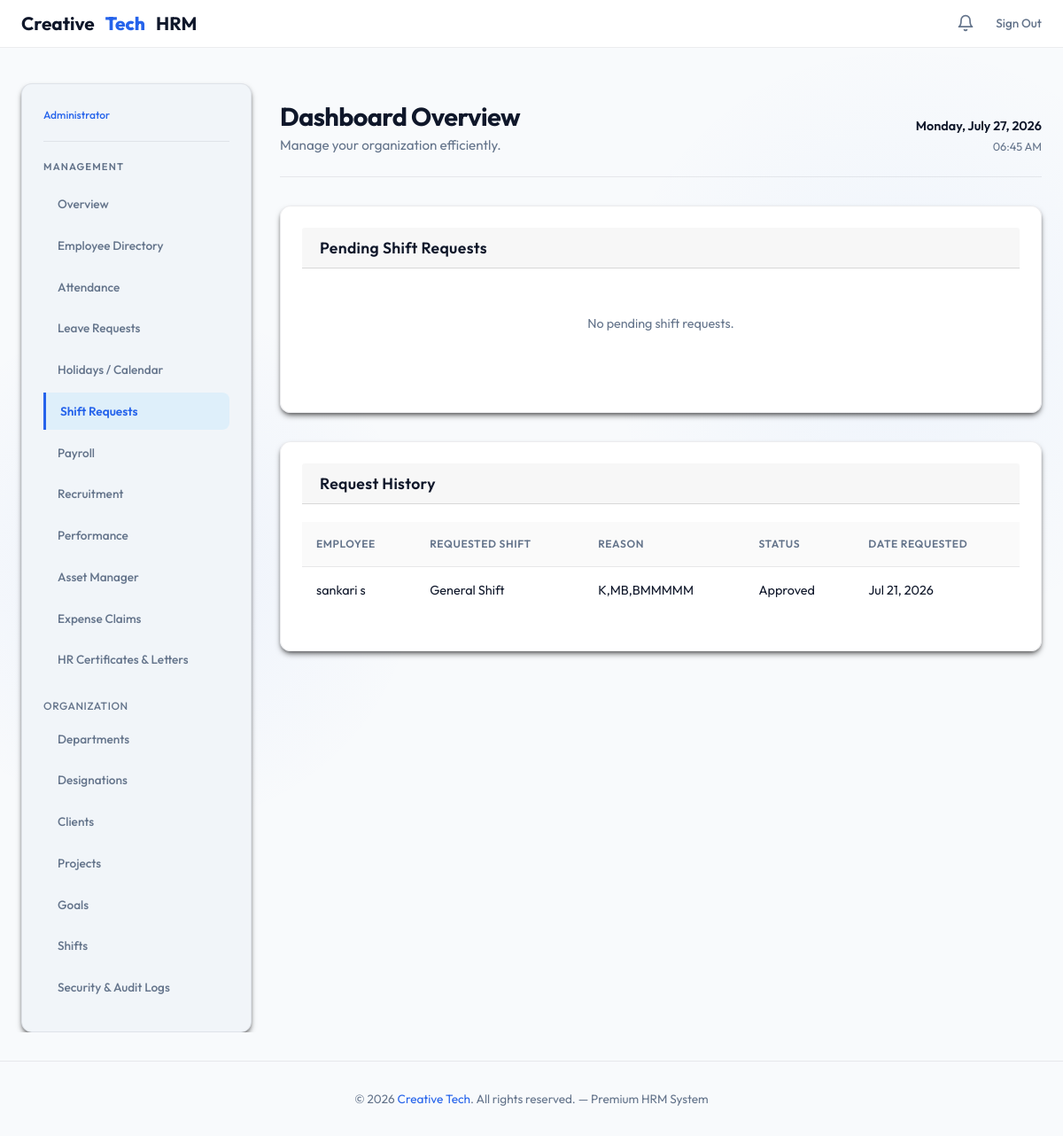
/admin-dashboard/shift-requests/ (signed in), run on the app's committed database.
### employees/models.py (models this page shows, shortened)
class ShiftRequest(models.Model):
    employee = models.ForeignKey(Employee, on_delete=models.CASCADE, related_name='shift_requests')
    requested_shift = models.ForeignKey(Shift, on_delete=models.CASCADE, related_name='requested_shifts')
    reason = models.TextField()
    status = models.CharField(max_length=20, default='Pending') # Pending, Approved, Rejected
    created_at = models.DateTimeField(auto_now_add=True)

class Employee(models.Model):
    user = models.OneToOneField(User, on_delete=models.CASCADE, related_name='employee')
    department = models.ForeignKey(Department, on_delete=models.SET_NULL, null=True, blank=True, related_name='employees')
    designation = models.ForeignKey(Designation, on_delete=models.SET_NULL, null=True, blank=True, related_name='employees')
    role = models.CharField(max_length=100, default='Employee') # Keep for simple Admin/Employee check
    department_old = models.CharField(max_length=100, blank=True, null=True)
    role_old = models.CharField(max_length=100, blank=True, null=True)
    designation_old = models.CharField(max_length=150, blank=True, null=True)
    phone = models.CharField(max_length=20, blank=True, null=True)
    hire_date = models.DateField(auto_now_add=True)
    salary = models.DecimalField(max_digits=10, decimal_places=2, default=0.0)
    is_company_admin = models.BooleanField(default=False)
    shift = models.ForeignKey(Shift, on_delete=models.SET_NULL, null=True, blank=True, related_name='employees')
    ot_hourly_rate = models.DecimalField(max_digits=10, decimal_places=2, default=0.0)
    grace_period_minutes = models.IntegerField(default=120, help_text="Monthly grace period for late arrivals in minutes")
    GENDER_CHOICES = [
        ('Male', 'Male'),
        ('Female', 'Female'),
        ('Other', 'Other'),
    ]
    gender = models.CharField(max_length=10, choices=GENDER_CHOICES, blank=True, null=True)
    date_of_birth = models.DateField(blank=True, null=True)
    address = models.TextField(blank=True, null=True)
    employee_id_code = models.CharField(max_length=50, blank=True, null=True, unique=False)
    sick_leave_balance = models.IntegerField(default=10)
    casual_leave_balance = models.IntegerField(default=10)
    annual_leave_balance = models.IntegerField(default=20)
    maternity_leave_balance = models.IntegerField(default=90)
    paternity_leave_balance = models.IntegerField(default=14)

class Shift(models.Model):
    name = models.CharField(max_length=100)
    start_time = models.TimeField()
    end_time = models.TimeField()

### employees/views.py (the view)
    def wrapper(request, *args, **kwargs):
        if not request.user.is_authenticated:
            return redirect('admin_login')
        try:
            if not request.user.employee.is_company_admin:
                messages.error(request, "Unauthorized access. Admins only.")
                return redirect('employee_dashboard')
        except Employee.DoesNotExist:
            logout(request)
            return redirect('admin_login')
        return view_func(request, *args, **kwargs)

### employees/context_processors.py (called while the page is built)
def admin_notifications(request):
    notifications_count = 0
    if request.user.is_authenticated and hasattr(request.user, 'employee') and request.user.employee.is_company_admin:
        notifications_count += LeaveRequest.objects.filter(status='Pending').count()
    return {'admin_notifications_count': notifications_count}

def global_notifications(request):
    if request.user.is_authenticated:
        unread_notifications = Notification.objects.filter(user=request.user, is_read=False).order_by('-created_at')
        all_notifications = Notification.objects.filter(user=request.user).order_by('-created_at')[:10]
        return {
            'user_notifications': all_notifications,
            'unread_notifications_count': unread_notifications.count()
        }
    return {}

### employees/views.py (called while the page is built)
def admin_only(view_func):
    def wrapper(request, *args, **kwargs):
        if not request.user.is_authenticated:
            return redirect('admin_login')
        try:
            if not request.user.employee.is_company_admin:
                messages.error(request, "Unauthorized access. Admins only.")
                return redirect('employee_dashboard')
        except Employee.DoesNotExist:
            logout(request)
            return redirect('admin_login')
        return view_func(request, *args, **kwargs)
    return wrapper

@admin_only
def admin_shift_requests(request):
    pending_requests = ShiftRequest.objects.filter(status='Pending').order_by('created_at')
    history = ShiftRequest.objects.exclude(status='Pending').order_by('-created_at')
    return render(request, 'employees/admin_shift_requests.html', {
        'pending_requests': pending_requests,
        'history': history
    })

### employees/templates/employees/admin_shift_requests.html (shortened to what this page needs)
{% extends 'employees/admin_base.html' %}
{% block nav_shift_requests %}active{% endblock %}
{% block admin_content %}
<div class="card" style="margin-bottom: 2rem;">
    <div class="card-header" style="display: flex; justify-content: space-between; align-items: center;">
        <h2 class="card-title">Pending Shift Requests</h2>
    </div>
    <div class="table-container">
        {% if pending_requests %}
        <table>
            <thead>
                <tr>
                    <th>Employee</th>
                    <th>Current Shift</th>
                    <th>Requested Shift</th>
                    <th>Reason</th>
                    <th>Date Requested</th>
                    <th>Actions</th>
                </tr>
            </thead>
            <tbody>
                {% for req in pending_requests %}
                <tr>
                    <td>
                        <strong>{{ req.employee.user.first_name }} {{ req.employee.user.last_name }}</strong><br>
                        <span style="font-size: 0.75rem; color:var(--text-muted);">{{ req.employee.role }}</span>
                    </td>
                    <td>
                        {% if req.employee.shift %}
                            {{ req.employee.shift.name }}<br>
                            <span style="font-size: 0.75rem; color:var(--text-muted);">{{ req.employee.shift.start_time|time:"H:i" }} - {{ req.employee.shift.end_time|time:"H:i" }}</span>
                        {% else %}
                            <span style="color:var(--text-muted);">None</span>
                        {% endif %}
                    </td>
                    <td>
                        <strong>{{ req.requested_shift.name }}</strong><br>
                        <span style="font-size: 0.75rem; color:var(--text-muted);">{{ req.requested_shift.start_time|time:"H:i" }} - {{ req.requested_shift.end_time|time:"H:i" }}</span>
                    </td>
                    <td>{{ req.reason|truncatechars:30 }}</td>
                    <td>{{ req.created_at|date:"M d, Y" }}</td>
                    <td>
                        <div style="display: flex; gap: 0.4rem;">
                            <a href="{% url 'approve_shift_request' req.id %}" class="btn-approve">Approve</a>
                            <a href="{% url 'reject_shift_request' req.id %}" class="btn-reject">Reject</a>
                        </div>
                    </td>
                </tr>
                {% endfor %}
            </tbody>
        </table>
        {% else %}
        <p style="color: var(--text-muted); font-size: 0.9rem; text-align: center; padding: 2rem;">
            No pending shift requests.
        </p>
        {% endif %}
    </div>
</div>
<div class="card">
    <div class="card-header">
        <h2 class="card-title">Request History</h2>
    </div>
    <div class="table-container">
        {% if history %}
        <table>
            <thead>
                <tr>
                    <th>Employee</th>
                    <th>Requested Shift</th>
                    <th>Reason</th>
                    <th>Status</th>
                    <th>Date Requested</th>
                </tr>
            </thead>
            <tbody>
                {% for req in history %}
                <tr>
                    <td>{{ req.employee.user.first_name }} {{ req.employee.user.last_name }}</td>
                    <td>{{ req.requested_shift.name }}</td>
                    <td>{{ req.reason|truncatechars:30 }}</td>
                    <td>
                        <span class="status-badge status-{{ req.status|lower }}">{{ req.status }}</span>
                    </td>
                    <td>{{ req.created_at|date:"M d, Y" }}</td>
                </tr>
                {% endfor %}
            </tbody>
        </table>
        {% else %}
        <p style="color: var(--text-muted); font-size: 0.9rem; text-align: center; padding: 2rem;">
            No historical shift requests found.
        </p>
        {% endif %}
    </div>
</div>
{% endblock %}

### employees/templates/employees/base.html (style rules this page uses)
:root { --bg: #f8fafc; --bg-secondary: #f1f5f9; --card-bg: rgba(255, 255, 255, 0.95); --border: rgba(15, 23, 42, 0.08); --border-hover: rgba(15, 23, 42, 0.15); --primary: #2563eb; --primary-hover: #1d4ed8; --accent: #3b82f6; --text-main: #0f172a; --text-muted: #64748b; --success: #10b981; --success-bg: rgba(16, 185, 129, 0.1); --warning: #f59e0b; --warning-bg: rgba(245, 158, 11, 0.1); --danger: #ef4444; --danger-bg: rgba(239, 68, 68, 0.1); --radius: 12px; --shadow-md: 0 4px 6px -1px rgba(0, 0, 0, 0.5), 0 2px 4px -2px rgba(0, 0, 0, 0.5); --shadow-lg: 0 10px 15px -3px rgba(0, 0, 0, 0.5), 0 4px 6px -4px rgba(0, 0, 0, 0.5); }
* { box-sizing: border-box; margin: 0; padding: 0; font-family: 'Outfit', sans-serif; }
html, body { max-width: 100vw; overflow-x: hidden; }
body { background-color: var(--bg); color: var(--text-main); min-height: 100vh; display: flex; flex-direction: column; background-image: radial-gradient(circle at 15% 50%, rgba(37, 99, 235, 0.05), transparent 25%), radial-gradient(circle at 85% 30%, rgba(59, 130, 246, 0.05), transparent 25%); }
.card { background: var(--card-bg); backdrop-filter: blur(16px); -webkit-backdrop-filter: blur(16px); border: 1px solid var(--border); border-radius: var(--radius); padding: 1.5rem; box-shadow: var(--shadow-md); margin-bottom: 1.5rem; transition: border-color 0.3s ease; }
.card-header { margin-bottom: 1.25rem; display: flex; justify-content: space-between; align-items: center; }
.card-title { font-size: 1.1rem; font-weight: 600; color: var(--text-main); letter-spacing: 0.02em; margin: 0; }
.table-container, .table-responsive { overflow-x: auto !important; -webkit-overflow-scrolling: touch; width: 100%; max-width: 100%; margin-bottom: 1rem; }
table { width: 100%; border-collapse: collapse; font-size: 0.9rem; text-align: left; }
th { padding: 1rem; font-size: 0.75rem; font-weight: 600; color: var(--text-muted); text-transform: uppercase; letter-spacing: 0.05em; border-bottom: 1px solid var(--border); background: rgba(15, 23, 42, 0.02); }
td { padding: 1rem; border-bottom: 1px solid var(--border); color: var(--text-main); vertical-align: middle; }
tr:last-child td { border-bottom: none; }
tbody tr { transition: background 0.2s; }

### data on the page
ShiftRequest: employee.user.first_name "sankari", employee.user.last_name "s", requested_shift.name "General Shift", reason "K,MB,BMMMMM", status "Approved", created_at "Jul 21, 2026"
